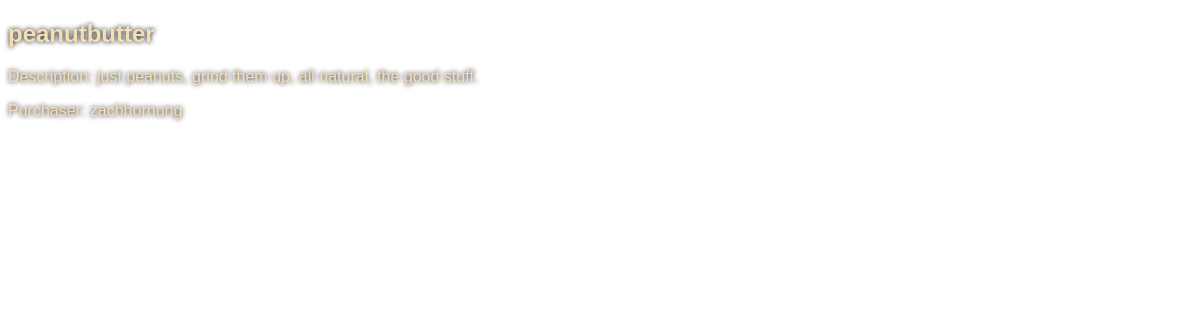
Before: /snacks/1/ with the older database file.
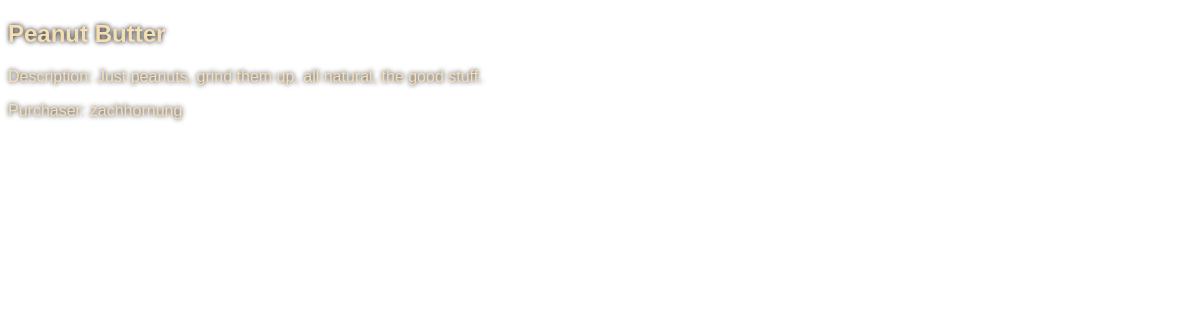
After: the same page with the newer database file.
### snacks/models.py (models this page shows, shortened)
class Snack(models.Model):
  name = models.CharField(max_length=64)
  purchaser = models.ForeignKey(get_user_model(), on_delete=models.CASCADE)
  description = models.TextField()

### snacks/views.py (the view)
# urls.py: path("<int:pk>/", SnackDetailView.as_view(), name="snack_detail"),
class SnackDetailView(DetailView):
  template_name = 'snack_detail.html'
  model = Snack

### templates/snack_detail.html
{% extends 'base.html' %}
{% block babies %}
<h2 style='color:wheat; font-family: "Franklin Gothic Medium", "Arial Narrow", Arial, sans-serif; text-shadow: #000 0px 0px 5px;'>{{snack.name}}</h2>
<p style='color:wheat; font-family: "Franklin Gothic Medium", "Arial Narrow", Arial, sans-serif; text-shadow: #000 0px 0px 5px;'>Description: {{snack.description}}</p>
<p style='color:wheat; font-family: "Franklin Gothic Medium", "Arial Narrow", Arial, sans-serif; text-shadow: #000 0px 0px 5px;'>Purchaser: {{snack.purchaser}}</p>
{% endblock babies %}

### templates/base.html (shortened to what this page needs)
<!DOCTYPE html>
<html lang="en">
<head>
</head>
<body background = 'https://images.theconversation.com/files/254313/original/file-20190117-32825-1mio4p5.jpg?ixlib=rb-1.1.0&q=45&auto=format&w=1600&h=760&fit=crop'>
  {% block babies %}{% endblock babies %}
</body>
</html>

Changed rows visible on the page:
changed Snack "zachhornung": name "peanutbutter" → "Peanut Butter"; description "just peanuts, grind them up, all natural, the good stuff." → "Just peanuts, grind them up, all natural, the good stuff."
